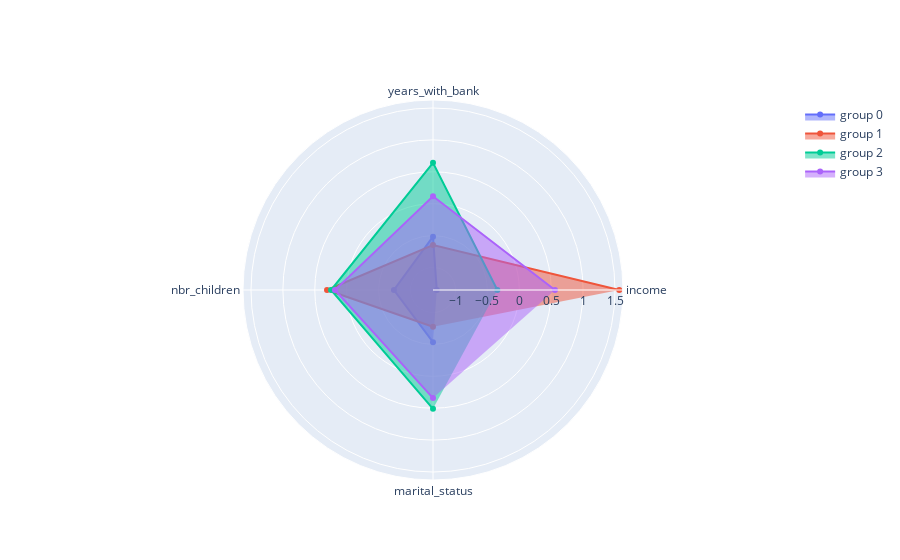

The code cell stored with this chart in its notebook:
### Code cell
fig = go.Figure()

fig.add_trace(go.Scatterpolar(r=group_0_df['means'],theta=group_0_df['category'],fill='toself',name='group 0'))

fig.add_trace(go.Scatterpolar(r=group_1_df['means'],theta=group_1_df['category'],fill='toself',name='group 1'))

fig.add_trace(go.Scatterpolar(r=group_2_df['means'],theta=group_2_df['category'],fill='toself',name='group 2'))

fig.add_trace(go.Scatterpolar(r=group_3_df['means'],theta=group_3_df['category'],fill='toself',name='group 3'))

fig.update_layout(
  polar=dict(
    radialaxis=dict(
      visible=True,
    )),
  showlegend=True
)

fig.show()

### Figure 1 — Plotly figure (JSON) as saved in the notebook; plotly's stock layout.template omitted (floating-point values rounded to 4 significant figures)
{"data": [{"fill": "toself", "name": "group 0", "r": [-1.294, -0.5173, -0.7403, -0.5357], "theta": ["income", "years_with_bank", "nbr_children", "marital_status"], "type": "scatterpolar"}, {"fill": "toself", "name": "group 1", "r": [1.567, -0.6483, 0.3083, -0.7765], "theta": ["income", "years_with_bank", "nbr_children", "marital_status"], "type": "scatterpolar"}, {"fill": "toself", "name": "group 2", "r": [-0.3442, 0.6404, 0.2453, 0.5091], "theta": ["income", "years_with_bank", "nbr_children", "marital_status"], "type": "scatterpolar"}, {"fill": "toself", "name": "group 3", "r": [0.5592, 0.1171, 0.1836, 0.3408], "theta": ["income", "years_with_bank", "nbr_children", "marital_status"], "type": "scatterpolar"}], "layout": {"polar": {"radialaxis": {"visible": true}}, "showlegend": true}}
